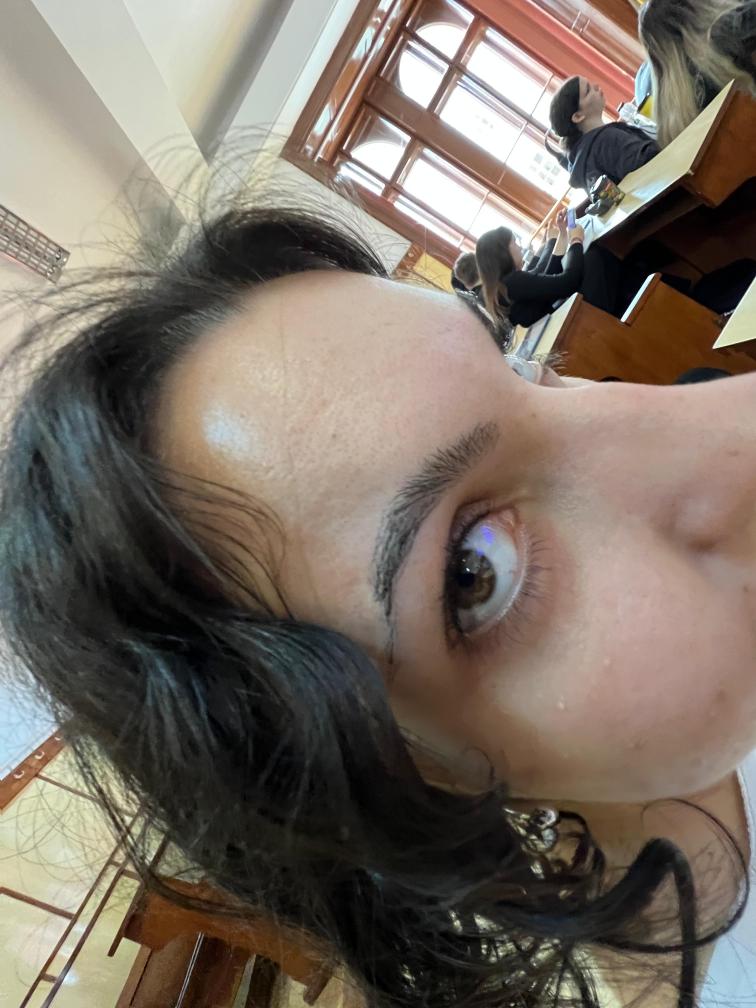
#> input picture Semester 4/Inteligenta Artificiala/Lab7/photos/photo1.jpg, 3024 x 4032 px (shown at 1/4 size); its folder holds 4 pictures in this run
$ jupyter execute --allow-errors Lab7_ANNImplement.ipynb
#> lines starting #> are read from the running program, lines starting #| are printed output that depends on the picture
[cell 1]
import os
import numpy as np
from PIL import Image
import matplotlib.pyplot as plt

def loadData(folder, label, image_size=(32, 32)):
#> called with folder = 'photos', label = 0, image_size = (32, 32)
    data = []
    for filename in os.listdir(folder):
        if filename.lower().endswith(('.jpg', '.jpeg', '.png')):
            path = os.path.join(folder, filename)
            try:
                img = Image.open(path).convert('RGB')
#> img is the input picture: PIL image 3024x4032 RGB; mean R, G, B 121.4, 110.9, 100.3
                img = img.resize(image_size)
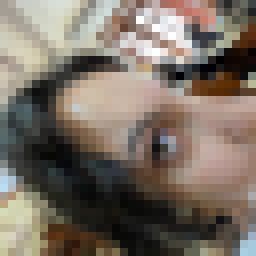
#> img: PIL image 32x32 RGB (shown 8 times larger); mean R, G, B 121.4, 110.8, 100.2
                img_array = np.array(img).flatten() / 255.0
#> img_array = 3072 values, max 1 at index 245, min 0 at index 754, mean 0.435
                data.append((img_array, label))
            except Exception as e:
                print(f"Eroare la {filename}: {e}")
#> pass 2 of the loop in loadData, `for filename in os.listdir(folder):`:
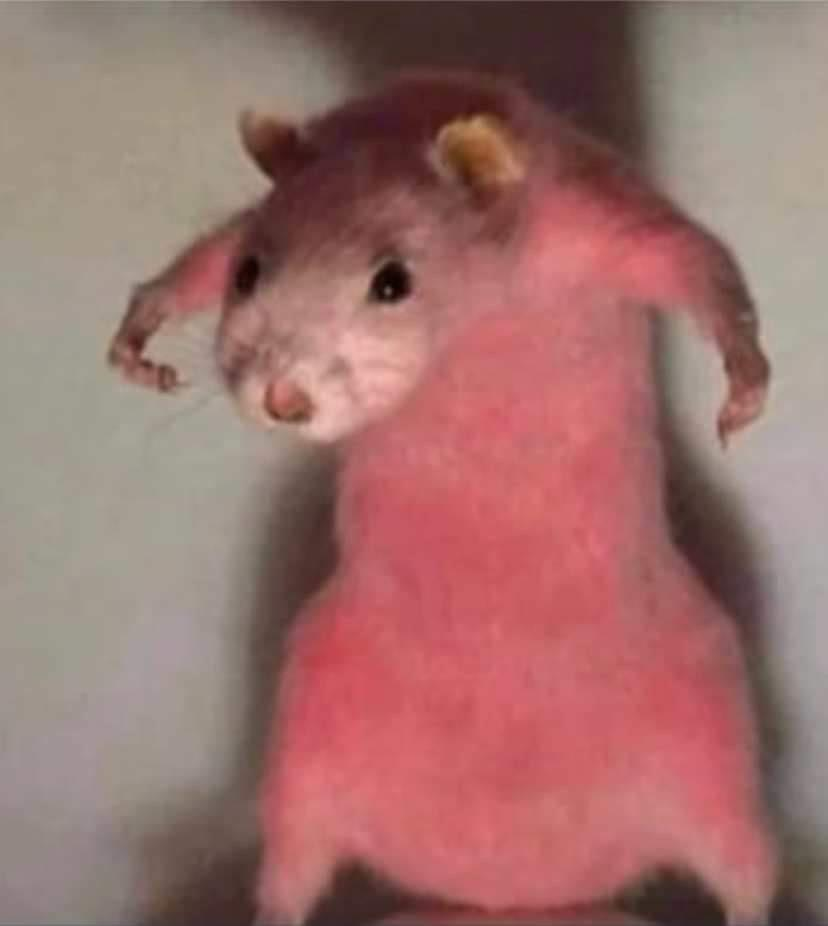
#> input picture Semester 4/Inteligenta Artificiala/Lab7/photos/photo10.jpg, 828 x 926 px
#> in loadData, img is the input picture: PIL image 828x926 RGB; mean R, G, B 156.6, 112.3, 108.7
#> in loadData, `img = img.resize(image_size)`:
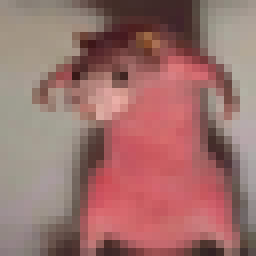
#> img: PIL image 32x32 RGB (shown 8 times larger); mean R, G, B 156.6, 112.3, 108.7
#> img_array = 3072 values, max 0.914 at index 1194, min 0.0863 at index 514, mean 0.494
#> pass 3 of the loop in loadData, `for filename in os.listdir(folder):`:
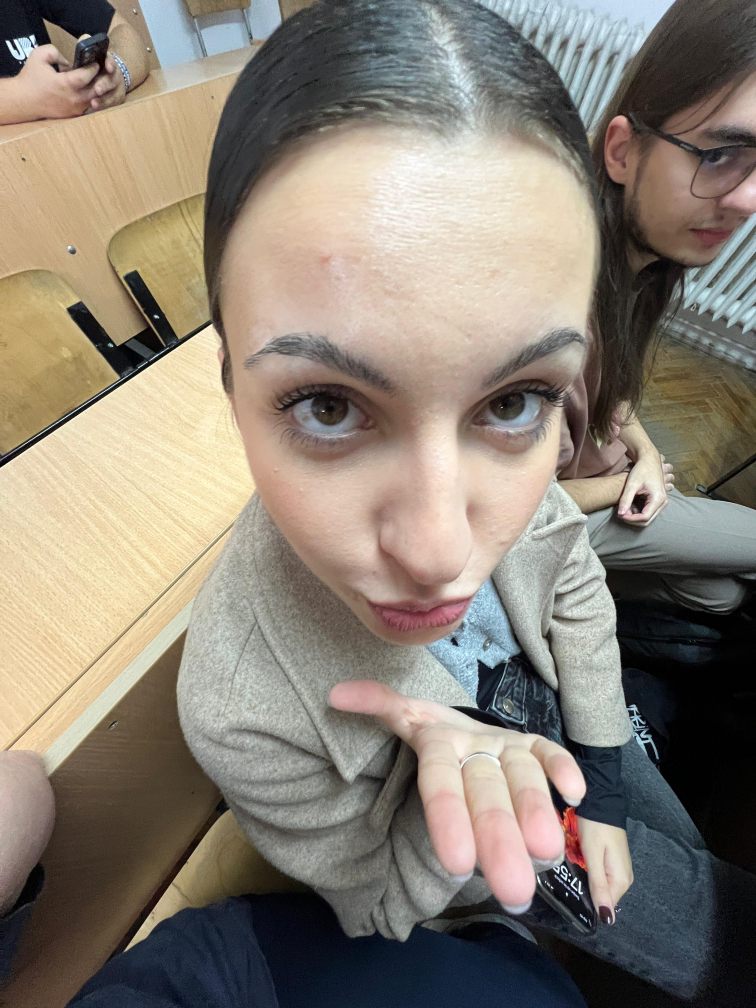
#> input picture Semester 4/Inteligenta Artificiala/Lab7/photos/photo11.jpg, 3024 x 4032 px (shown at 1/4 size)
#> in loadData, img is the input picture: PIL image 3024x4032 RGB; mean R, G, B 136.8, 128, 116.3
#> in loadData, `img = img.resize(image_size)`:
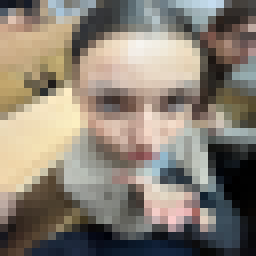
#> img: PIL image 32x32 RGB (shown 8 times larger); mean R, G, B 136.8, 128, 116.3
#> img_array = 3072 values, max 0.992 at index 1080, min 0 at index 2015, mean 0.498
#> the loop made 4 passes; the first 3 are shown
    return data


normalData = loadData('photos', label=0)
#> (the rest of this cell did not finish here and is left out)


allData = normalData + sepiaData
np.random.shuffle(allData)

inputs = [x[0] for x in allData]
outputs = [x[1] for x in allData]
